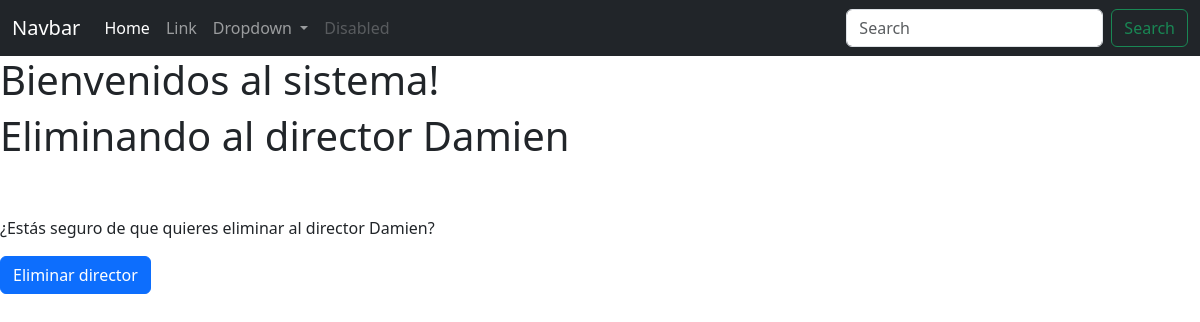
/AppCoder/director/borrar/1, run on an earlier commit of the app's database.
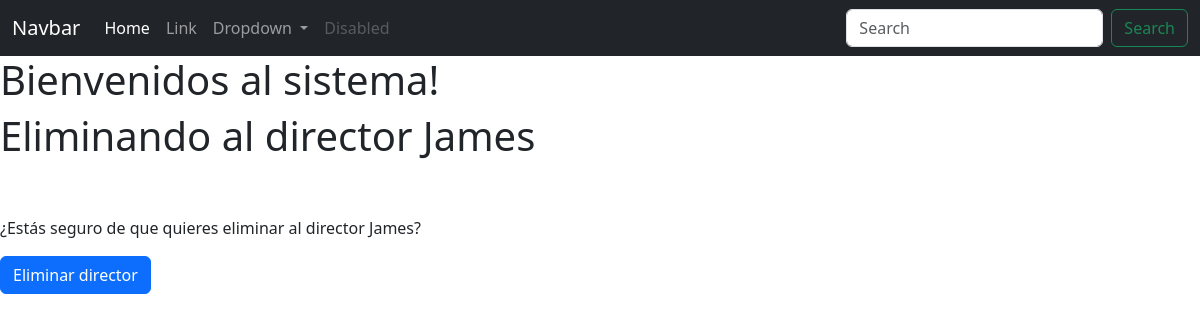
And on a later commit of the database.
### AppCoder/models.py (models this page shows, shortened)
class director(models.Model):
    nombre = models.CharField(max_length=80)
    apellido = models.CharField(max_length=80)
    edad = models.IntegerField()
    nacionalidad = models.CharField(max_length=80)
    foto = models.ImageField(upload_to="fotos", null=True, blank=True)

### AppCoder/views.py (the view)
# urls.py: path('director/borrar/<pk>', borrarDirector.as_view(), name='borrarDirector'),
class borrarDirector(DeleteView, LoginRequiredMixin):
    model = director
    success_url = reverse_lazy("listarDirectores")

### AppCoder/templates/AppCoder/director_confirm_delete.html (shortened to what this page needs)
{% extends "AppCoder/padre.html" %}
{% load static %}
{% block contenido %}
    <h1 class="font-weight-light">Eliminando al director {{ director.nombre }}</h1>
<br>
<form method="post">
    <p>¿Estás seguro de que quieres eliminar al director {{ director.nombre }}?</p>
    <input type="submit" value="Eliminar director" class="btn btn-primary">
</form>
{% endblock %}

### AppCoder/templates/AppCoder/padre.html (shortened to what this page needs)
<!doctype html>
<html lang="en">
  <head>
    <link href="https://cdn.jsdelivr.net/npm/bootstrap@5.3.0-alpha1/dist/css/bootstrap.min.css" rel="stylesheet">
  </head>
  <body>
    <nav class="navbar navbar-expand-lg navbar-dark bg-dark text-white">
      <div class="container-fluid">
        <a class="navbar-brand" href="#">Navbar</a>
        <div class="collapse navbar-collapse" id="navbarSupportedContent">
          <ul class="navbar-nav me-auto mb-2 mb-lg-0">
            <li class="nav-item">
              <a class="nav-link active" aria-current="page" href="#">Home</a>
            </li>
            <li class="nav-item">
              <a class="nav-link" href="#">Link</a>
            </li>
            <li class="nav-item dropdown">
              <a class="nav-link dropdown-toggle" href="#" role="button" data-bs-toggle="dropdown" aria-expanded="false">
                Dropdown
              </a>
            </li>
            <li class="nav-item">
              <a class="nav-link disabled">Disabled</a>
            </li>
          </ul>
          <form class="d-flex" role="search">
            <input class="form-control me-2" type="search" placeholder="Search" aria-label="Search">
            <button class="btn btn-outline-success" type="submit">Search</button>
          </form>
        </div>
      </div>
    </nav>
    <h1>Bienvenidos al sistema!</h1>
    {% block contenido %}
    {% endblock %}
  </body>
</html>

What changed in the data, as far as the page shows it:
changed director: nombre "Damien" → "James"
